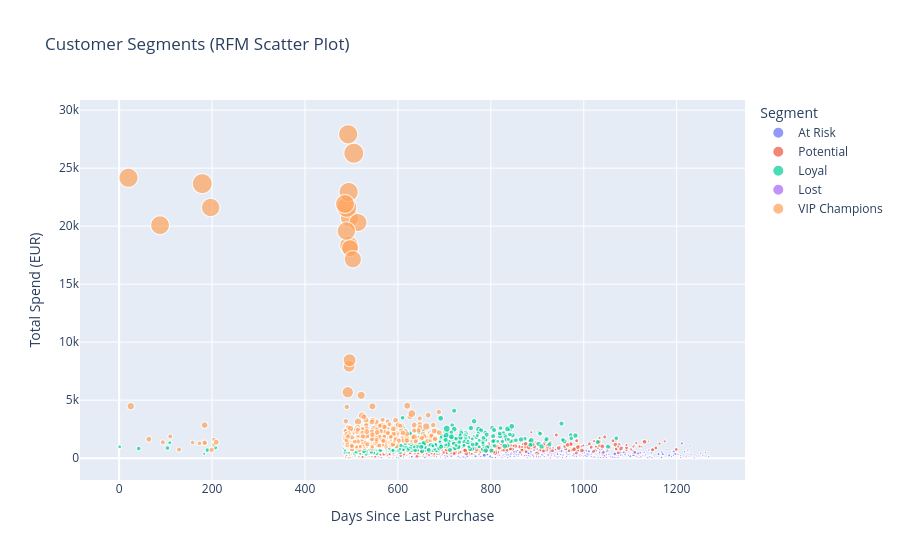

The notebook cell saved with this chart:
### Code cell
fig2 = px.scatter(
    rfm,
    x="Recency",
    y="Monetary",
    color="Segment",
    size="Frequency",
    title="Customer Segments (RFM Scatter Plot)",
    labels={
        "Recency": "Days Since Last Purchase",
        "Monetary": "Total Spend (EUR)",
        "Frequency": "Purchase Count"
    }
)

fig2.show()

### Figure 1 — Plotly figure (JSON) as saved in the notebook; plotly's stock layout.template omitted (floating-point values rounded to 4 significant figures; data arrays with more than 128 entries replaced by an {"elided": "..."} marker saying what was removed)
{"data": [{"hovertemplate": "Segment=At Risk<br>Days Since Last Purchase=%{x}<br>Total Spend (EUR)=%{y}<br>Purchase Count=%{marker.size}<extra></extra>", "legendgroup": "At Risk", "marker": {"color": "#636efa", "size": {"elided": "529 int values"}, "sizemode": "area", "sizeref": 0.1925, "symbol": "circle"}, "mode": "markers", "name": "At Risk", "showlegend": true, "type": "scattergl", "x": {"elided": "529 int values"}, "xaxis": "x", "y": {"elided": "529 float values"}, "yaxis": "y"}, {"hovertemplate": "Segment=Potential<br>Days Since Last Purchase=%{x}<br>Total Spend (EUR)=%{y}<br>Purchase Count=%{marker.size}<extra></extra>", "legendgroup": "Potential", "marker": {"color": "#EF553B", "size": {"elided": "759 int values"}, "sizemode": "area", "sizeref": 0.1925, "symbol": "circle"}, "mode": "markers", "name": "Potential", "showlegend": true, "type": "scattergl", "x": {"elided": "759 int values"}, "xaxis": "x", "y": {"elided": "759 float values"}, "yaxis": "y"}, {"hovertemplate": "Segment=Loyal<br>Days Since Last Purchase=%{x}<br>Total Spend (EUR)=%{y}<br>Purchase Count=%{marker.size}<extra></extra>", "legendgroup": "Loyal", "marker": {"color": "#00cc96", "size": {"elided": "679 int values"}, "sizemode": "area", "sizeref": 0.1925, "symbol": "circle"}, "mode": "markers", "name": "Loyal", "showlegend": true, "type": "scattergl", "x": {"elided": "679 int values"}, "xaxis": "x", "y": {"elided": "679 float values"}, "yaxis": "y"}, {"hovertemplate": "Segment=Lost<br>Days Since Last Purchase=%{x}<br>Total Spend (EUR)=%{y}<br>Purchase Count=%{marker.size}<extra></extra>", "legendgroup": "Lost", "marker": {"color": "#ab63fa", "size": [1, 1, 1, 1, 1, 2, 1, 1, 1, 1, 1, 1, 1, 1, 1, 1, 1, 1, 1, 1, 1, 1, 1, 1, 1, 1, 1, 1, 1, 1, 1, 1, 1, 1, 1, 1, 1, 1, 1, 1, 1, 1, 1, 1, 1, 1, 1, 1, 1, 1, 1, 1, 1, 1, 1, 1, 1, 1, 1, 1, 1, 1, 1, 1, 1, 1, 1, 1, 1, 1, 1, 1, 1, 1, 1, 1, 1, 1, 1, 1, 1, 1, 1, 1, 1, 1, 1, 1, 1, 1, 1, 1, 1, 1, 1, 1, 1, 1, 1, 1, 1, 1, 1, 1, 1, 1, 1, 1, 1, 1, 1, 1, 1, 1, 1, 1, 1, 1], "sizemode": "area", "sizeref": 0.1925, "symbol": "circle"}, "mode": "markers", "name": "Lost", "showlegend": true, "type": "scattergl", "x": [963, 1167, 818, 1238, 867, 930, 872, 946, 1058, 975, 939, 1231, 1121, 956, 1049, 984, 1147, 833, 1071, 815, 961, 1014, 943, 821, 931, 995, 1031, 879, 1036, 962, 850, 1269, 828, 843, 1193, 1208, 1143, 1127, 1079, 996, 815, 965, 929, 984, 938, 999, 915, 923, 1220, 928, 1203, 1145, 1115, 898, 1059, 830, 828, 1142, 881, 1089, 892, 1131, 937, 1145, 906, 1001, 877, 1072, 963, 1142, 1057, 1189, 826, 1049, 826, 833, 1096, 1054, 1119, 1113, 1133, 950, 1075, 1067, 910, 954, 866, 1074, 1123, 1220, 898, 1123, 980, 1203, 977, 898, 1136, 1020, 1023, 1147, 819, 1003, 1007, 818, 878, 824, 859, 966, 1256, 992, 1208, 860, 1138, 1042, 1020, 898, 1016, 836], "xaxis": "x", "y": [327.1, 57.08, 81.48, 16.62, 334.5, 197.7, 205.0, 141.1, 110.7, 166.3, 307.2, 304.1, 210.4, 269.9, 67.75, 153.1, 72.6, 209.1, 54.95, 104.1, 62.56, 269.9, 81.48, 184.2, 282.9, 253.8, 67.75, 172.3, 48.85, 41.79, 158.9, 139.7, 138.1, 342.7, 221.4, 205.9, 153.6, 210.2, 276.3, 218.8, 215.6, 205.9, 106.7, 163.6, 153.4, 171.3, 130.4, 271.4, 57.08, 23.45, 273.1, 26.79, 74.81, 78.09, 58.96, 142.6, 282.9, 63.3, 222.1, 347.2, 106.8, 183.4, 272.0, 154.7, 106.2, 282.9, 216.2, 208.1, 160.9, 140.0, 167.2, 152.1, 49.08, 305.7, 190.8, 298.9, 247.0, 332.6, 51.58, 167.2, 274.8, 311.7, 201.9, 62.56, 299.1, 60.37, 279.4, 53.24, 83.97, 169.1, 290.3, 121.5, 141.1, 339.2, 218.5, 84.54, 55.04, 181.7, 106.7, 41.63, 201.1, 241.1, 347.2, 260.7, 50.85, 65.6, 159.2, 307.2, 263.1, 285.1, 47.36, 304.3, 42.64, 53.58, 84.95, 166.3, 130.7, 63.95], "yaxis": "y"}, {"hovertemplate": "Segment=VIP Champions<br>Days Since Last Purchase=%{x}<br>Total Spend (EUR)=%{y}<br>Purchase Count=%{marker.size}<extra></extra>", "legendgroup": "VIP Champions", "marker": {"color": "#FFA15A", "size": {"elided": "455 int values"}, "sizemode": "area", "sizeref": 0.1925, "symbol": "circle"}, "mode": "markers", "name": "VIP Champions", "showlegend": true, "type": "scattergl", "x": {"elided": "455 int values"}, "xaxis": "x", "y": {"elided": "455 float values"}, "yaxis": "y"}], "layout": {"legend": {"itemsizing": "constant", "title": {"text": "Segment"}, "tracegroupgap": 0}, "title": {"text": "Customer Segments (RFM Scatter Plot)"}, "xaxis": {"anchor": "y", "domain": [0, 1], "title": {"text": "Days Since Last Purchase"}}, "yaxis": {"anchor": "x", "domain": [0, 1], "title": {"text": "Total Spend (EUR)"}}}}
